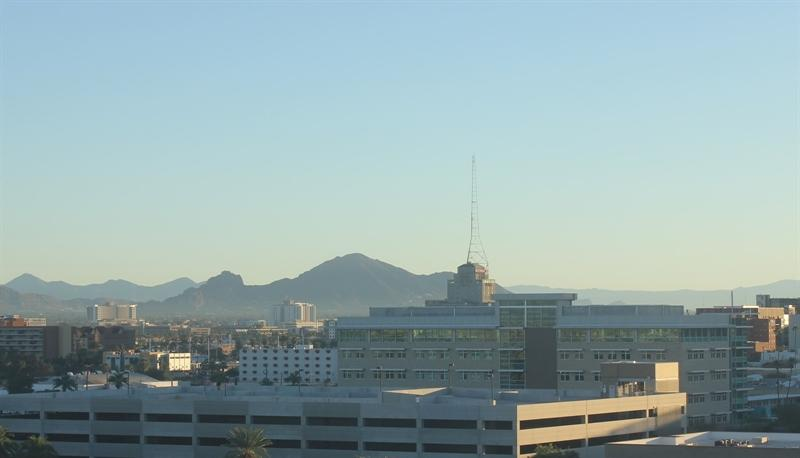
#> input picture images/training/day/20151101_142050.jpg, 800 x 458 px; its folder holds only this picture in this run
$ jupyter execute --allow-errors Image_classifier.ipynb
#> lines starting #> are read from the running program, lines starting #| are printed output that depends on the picture
# Day and Night Image Classifier
---

The day/night image dataset consists of 200 RGB color images in two categories: day and night. There are equal numbers of each example: 100 day images and 100 night images.

We're trying to build a classifier that can accurately label these images as day or night, and that relies on finding distinguishing features between the two types of images!

*Note: All images come from the [AMOS dataset](http://cs.uky.edu/~jacobs/datasets/amos/) (Archive of Many Outdoor Scenes).*

[cell 1]
from google.colab import drive
drive.mount('/content/drive')

### Import resources

Before we get started on the project code, import the libraries that we'll need.

[cell 2]
import os
import glob #for loading images from a directory
import matplotlib.image as mpimg
import matplotlib.pyplot as plt
import cv2
import random
import numpy as np

[cell 3]
# Image data directories
image_dir_training = "/content/drive/MyDrive/images/training/"
image_dir_test = "/content/drive/MyDrive/images/test/"

## Step 1: Load the datasets and visualize

These first few lines of code will load the training day/night images and store all of them in a variable, `IMAGE_LIST`. This list contains the images and their associated label ("day" or "night").

For example, the first image-label pair in `IMAGE_LIST` can be accessed by index:
``` IMAGE_LIST[0][:]```.

[cell 4]
def load_dataset(image_dir):
    '''This function loads in images and their labels and places them in a list
    im_list[0][:] will be the first image-label pair in the list'''
#> called with image_dir = '/content/drive/MyDrive/images/training/'

    im_list = []
    image_types = ["day", "night"]

    # Iterate through each color folder
    for im_type in image_types:

        # Iterate through each image file in each image_type folder
        # glob reads in any image with the extension "image_dir/im_type/*"
        for file in glob.glob(os.path.join(image_dir, im_type, "*")):

            # Read in the image
            im = mpimg.imread(file)
#> im is the input picture: shape (458, 800, 3); mean R, G, B 147.2, 168.7, 170.2

            # Check if the image exists/if it's been correctly read-in
            if not im is None:
                # Append the image, and it's type (red, green, yellow) to the image list
                im_list.append((im, im_type))

    return im_list

[cell 5]
# Load training data
IMAGE_LIST = load_dataset(image_dir_training)
#> IMAGE_LIST = 1 item

[cell 6]
image_index = 30
#> (the rest of this cell did not finish here and is left out)

[cell 7]
image_index = 192
#> (the rest of this cell did not finish here and is left out)

## Step 2: Preprocess the data input images.

This function takes in a list of image-label pairs and outputs a **standardized** list of resized images and numerical labels.
1. Resizing every image to a standard size
2. Encode the target variables

[cell 8]
def standardize_input(image):

    # Resize image and pre-process so that all "standard" images are the same size
    standard_im = cv2.resize(image, (1100, 600))

    return standard_im

[cell 9]
def encode(label):
    # encode day as 1, night as 0
    numerical_val = 0
    if(label == 'day'):
        numerical_val = 1

    return numerical_val

[cell 10]
def preprocess(image_list):

    #standardize and encode the input data
    standard_list = []

    # Iterate through all the image-label pairs
    for item in image_list:
        image = item[0]
        label = item[1]

        # Standardize the image
        standardized_im = standardize_input(image)

        # Create a numerical label
        binary_label = encode(label)

        # Append the image, and it's one hot encoded label to the full, processed list of image data
        standard_list.append((standardized_im, binary_label))
#> this loop made 1 pass
#> (label, numerical_val in encode, binary_label) on pass 1: ('day', 1, 1)
#> pass 1, in standardize_input, `standard_im = cv2.resize(image, (1100, 600))`:
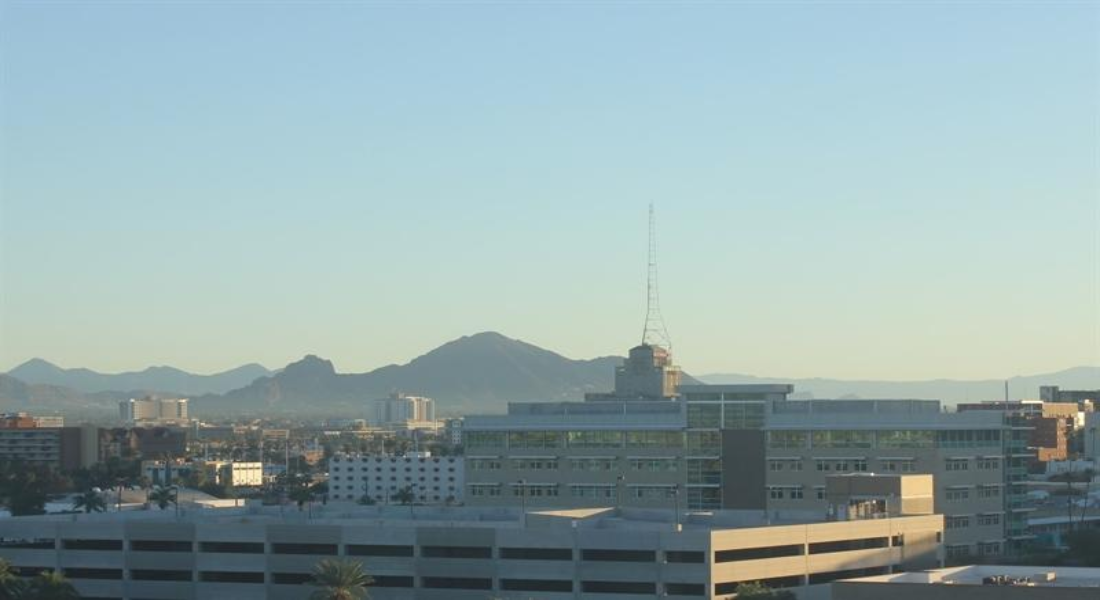
#> standard_im: shape (600, 1100, 3); mean R, G, B 147.1, 168.7, 170.1
#> after the loop, standard_list = 1 item

    return standard_list

[cell 11]
# Standardize all training images
STANDARDIZED_LIST = preprocess(IMAGE_LIST)
#> STANDARDIZED_LIST = 1 item

[cell 12]
# Display a standardized image and its label

# Select an image by index
image_num = 30
#> (the rest of this cell did not finish here and is left out)

## Step 3: Feature Extraction

Let's try to create a feature that represents the brightness in an image. We'll be extracting the **average brightness** using HSV colorspace. Specifically, we'll use the V channel (a measure of brightness), add up the pixel values in the V channel, then divide that sum by the area of the image to get the average Value of the image.

The HSV or Hue, Saturation and Value of a given object is the color space associated with the object in OpenCV where Hue represents the color, Saturation represents the greyness and Value represents the brightness and it is used to solve the problems related to computer vision because of its better performance when compared to RGB or Red, Blue and Green color space and the Hue range in HSV is [0,179], the Saturation range in HSV is [0,255] and the Value range in HSV is [0,255] and to perform object detection, finding the range of HSV is necessary.

[cell 13]
# Find the average Value or brightness of an image
def avg_brightness(rgb_image):
    # Convert image to HSV
    hsv = cv2.cvtColor(rgb_image, cv2.COLOR_RGB2HSV)

    # Add up all the pixel values in the V channel
    sum_brightness = np.sum(hsv[:,:,2])
    area = 600*1100.0  # pixels

    # find the avg
    avg = sum_brightness/area

    return avg

[cell 14]
# Testing average brightness levels
# Look at a number of different day and night images and think about
# what average brightness value separates the two types of images

# As an example, a "night" image is loaded in and its avg brightness is displayed
image_num = 178
#> (the rest of this cell did not finish here and is left out)

## Step 4: Build the classifier

We'll turn our average brightness feature into a classifier that takes in a standardized image and returns a `predicted_label` for that image. This `estimate_label` function should return a value: 0 or 1 (night or day, respectively).

[cell 15]
# This function should take in RGB image input
def estimate_label(rgb_image, threshold):

    # Extract average brightness feature from an RGB image
    avg = avg_brightness(rgb_image)

    # Use the avg brightness feature to predict a label (0, 1)
    predicted_label = 0
    #threshold = 120
    if(avg > threshold):
        # if the average brightness is above the threshold value, we classify it as "day"
        predicted_label = 1
    # else, the pred-cted_label can stay 0 (it is predicted to be "night")

    return predicted_label

## Step 5: Evaluate the Classifier and Optimize

Here is where we test your classification algorithm using our test set of data that we set aside at the beginning of the notebook!
Below, we load in the test dataset, standardize it using the `standardize` function you defined above, and then **shuffle** it; this ensures that order will not play a role in testing accuracy.

[cell 16]
# Using the load_dataset function in helpers.py
# Load test data
TEST_IMAGE_LIST = load_dataset(image_dir_test)
#> TEST_IMAGE_LIST = 1 item

# Standardize the test data
STANDARDIZED_TEST_LIST = preprocess(TEST_IMAGE_LIST)
#> the loop in preprocess (call 2), `for item in image_list:` made 1 pass
#> STANDARDIZED_TEST_LIST = 1 item

# Shuffle the standardized test data
random.shuffle(STANDARDIZED_TEST_LIST)

[cell 17]
# Constructs a list of misclassified images given a list of test images and their labels
def get_misclassified_images(test_images, threshold):
    # Track misclassified images by placing them into a list
#> called with threshold = 99
    misclassified_images_labels = []

    # Iterate through all the test images
    # Classify each image and compare to the true label
    for image in test_images:

        # Get true data
        im = image[0]
        true_label = image[1]

        # Get predicted label from your classifier
        predicted_label = estimate_label(im, threshold)

        # Compare true and predicted labels
        if(predicted_label != true_label):
            # If these labels are not equal, the image has been misclassified
            misclassified_images_labels.append((im, predicted_label, true_label))
#> this loop made 1 pass
#> (true_label, predicted_label) on pass 1: (1, 1)
#> after the loop, misclassified_images_labels = []

    # Return the list of misclassified [image, predicted_label, true_label] values
    return misclassified_images_labels

[cell 18]
# Find all misclassified images in a given test set
MISCLASSIFIED = get_misclassified_images(STANDARDIZED_TEST_LIST, threshold=99)
#> MISCLASSIFIED = []

# Accuracy calculations
total = len(STANDARDIZED_TEST_LIST)
#> total = 1
num_correct = total - len(MISCLASSIFIED)
#> num_correct = 1
accuracy = num_correct/total
#> accuracy = 1

print('Accuracy: ' + str(accuracy))
#| Accuracy: 1.0
print("Number of misclassified images = " + str(len(MISCLASSIFIED)) +' out of '+ str(total))
#| Number of misclassified images = 0 out of 1
